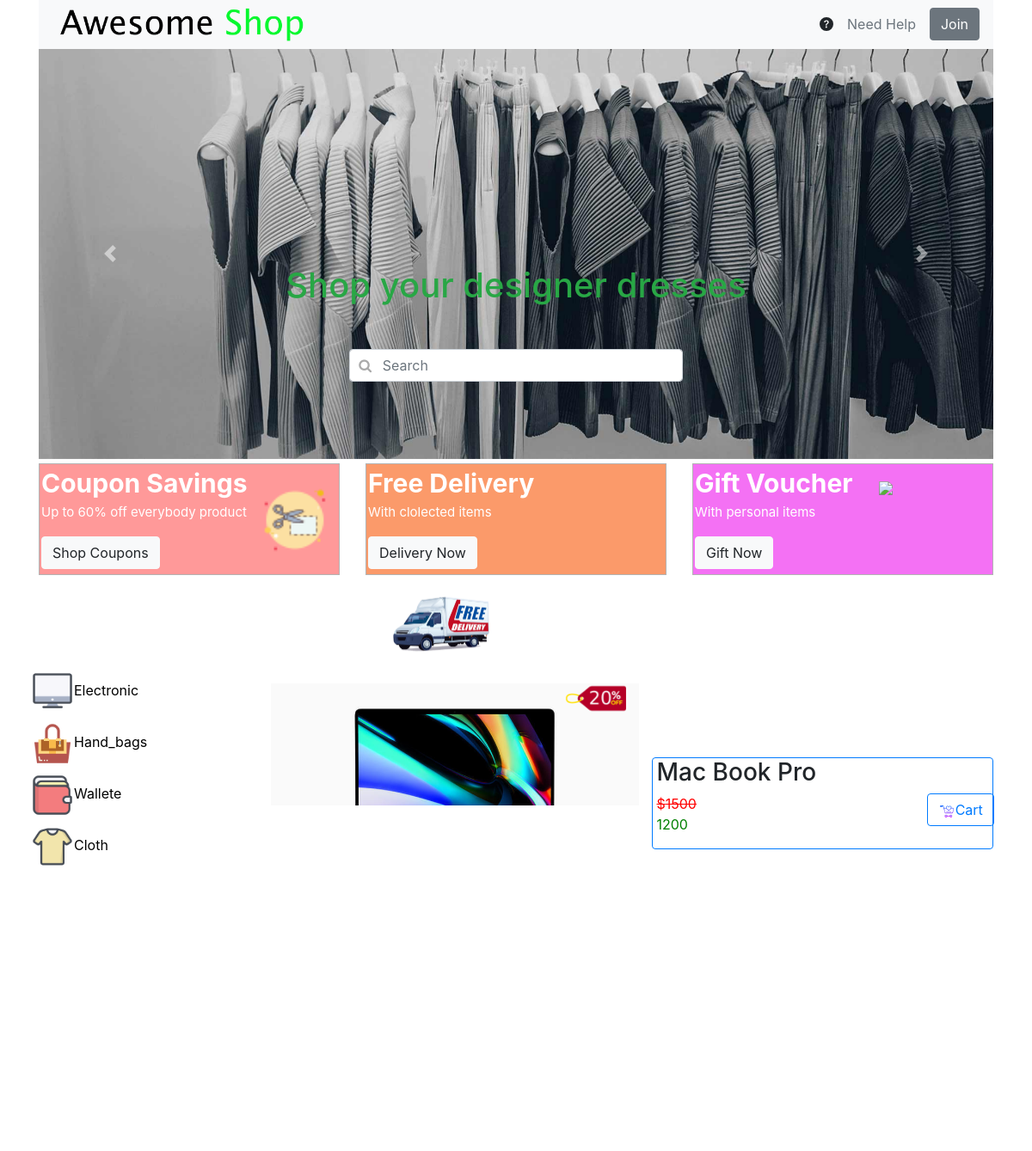
The app's page /product.php?id=3 with its own data.
### tables this page shows
CREATE TABLE IF NOT EXISTS `features` (
  `id` int(11) NOT NULL AUTO_INCREMENT,
  `title` varchar(255) NOT NULL,
  `description` text NOT NULL,
  `image` varchar(255) NOT NULL,
  PRIMARY KEY (`id`)
);

CREATE TABLE IF NOT EXISTS `categories` (
  `id` int(10) UNSIGNED NOT NULL AUTO_INCREMENT,
  `name` varchar(255) NOT NULL,
  `icon` varchar(255) DEFAULT NULL,
  `parent_id` int(10) UNSIGNED NOT NULL,
  PRIMARY KEY (`id`)
);

CREATE TABLE IF NOT EXISTS `assets` (
  `id` int(11) NOT NULL AUTO_INCREMENT,
  `product_id` int(11) NOT NULL,
  `sort` tinyint(4) DEFAULT NULL,
  `is_feature` tinyint(1) NOT NULL DEFAULT 0,
  `resource_path` varchar(255) NOT NULL,
  PRIMARY KEY (`id`)
);

CREATE TABLE IF NOT EXISTS `products` (
  `id` int(11) NOT NULL AUTO_INCREMENT,
  `name` varchar(255) NOT NULL,
  `price` decimal(10,0) NOT NULL,
  `amount` int(11) NOT NULL DEFAULT 0,
  `discount` tinyint(4) NOT NULL DEFAULT 0,
  `description` text DEFAULT NULL,
  `category_id` int(11) NOT NULL,
  PRIMARY KEY (`id`)
);

### Connection/config.php (called while the page is built, shortened)
<?php
  function run_query($sql)
  {
      $con = mysqli_connect('localhost', 'root', '', 'awesome_shop');
      $result = mysqli_query($con, $sql);
      return $result;
  }
?>

### includes/category.php (the view, shortened to what this page needs)
<div class="categories">
    <?php
        $categories = run_query("select * FROM categories ;");
        foreach($categories as $cate):
            echo '
            <div class="row">
                    <form action="index.php" method="post">
                        <input type="hidden" name="category" value="'.$cate["id"].'" >
                            <button type="submit" class="StyleCategories">
                                <img style="width: 50px;" src="'.$cate["icon"].'">'.$cate["name"].'
                            </button>
                    </form>
            </div>';
        endforeach;
    ?>
</div>

### includes/feature.php (shortened to what this page needs)
    <div id='carouselExampleControls' class='carousel slide' data-ride='carousel'>
        <div class='carousel-inner'>
            <?php
            $count = 0;
            foreach($features as $feature):
                if($count == 0){
                            echo '
            <div class="carousel-item active">
                <img class="d-block w-100" src="'.$feature["image"].'">
            </div>
                '; } else{ echo '
            <div class="carousel-item">
                <img class="d-block w-100" src="'.$feature["image"].'">
            </div>
                '; } $count++; endforeach; ?>
            <div class='carousel-caption d-none d-md-block'>
                <h1 class='text-success'>
                    <?php echo $f['1'];?>
                </h1>
                <div class="main">
                    <div class="form-group has-search">
                        <form action="index.php" method="GET">
                            <input class="form-control" name="search" value="<?php echo $keyword;?>" type='text' placeholder='Search' aria-label='Search'>
                        </form>
                    </div>
                </div>
            </div>
    </div>
        <a class='carousel-control-prev' href='#carouselExampleControls' role='button' data-slide='prev'>
            <span class='carousel-control-prev-icon' aria-hidden='true'></span>
        </a>
        <a class='carousel-control-next' href='#carouselExampleControls' role='button' data-slide='next'>
            <span class='carousel-control-next-icon' aria-hidden='true'></span>
        </a>
</div>

### includes/product_detail.php (shortened to what this page needs)
<?php
    $cart = "signin.php";
?>
<?php
        $products = "select p.*, a.resource_path from products p join assets a on p.id = a.product_id where p.id= ".$_GET["id"];
                    $result = run_query($products);
                   $i = mysqli_fetch_array($result, MYSQLI_ASSOC);
        ?>
    <div class='row'>
        <?php
                $discount = ((100-$i["discount"])*$i["price"])/100;
            echo '
                <div class="col-md-6">
                    <div class="row">
                        <div style="width: 100%;">
                            <div id="carouselExampleSlidesOnly" class="carousel slide" data-ride="carousel">
                                <div class="carousel-inner">
                                  <div class="carousel-item active">
                                    <img class="d-block w-100" src="'.$i["resource_path"].'" alt="First slide">
                                  </div>
                                    <img class="d-block w-100" src="'.$i["resource_path"].'" alt="Second slide">
                                    <img class="d-block w-100" src="'.$i["resource_path"].'" alt="Third slide">
                                </div>
                            </div>
                        </div>
                        <div class="discount" style="top: 0px; right: 15px;">
                            <img width="70px" src="assets/img/icons/disscount.png">
                        </div>
                    </div>
                    <div class="row" style="padding-top: 10px;">
                        <div class="col-md-4">
                            <img width="100%" src="'.$i["resource_path"].'" alt="First slide">
                        </div>
                        <div class="col-md-4">
                            <img width="100%" src="'.$i["resource_path"].'" alt="First slide">
                        </div>
                        <div class="col-md-4">
                            <img width="100%" src="'.$i["resource_path"].'" alt="First slide">
                        </div>
                    </div>
                </div>
                <div class="col-md-6"  style="padding-top: 10%;">
                    <div class="border border-primary rounded">
                        <div class="row" style="vertical-align: auto;">
                            <div style="float: left; ">
                                <h3 style="padding-left: 20px;">'.$i["name"].'</h3>
                                </div>
                        </div>
                        <div class="row" style="bottom: 0px;">
                            <div class="col-md-9" style="float: left;padding-left: 20px;">
                                <del style="color: red;">$'.$i["price"].'</del>
                                <p style="color: green;">'.$discount.'</p>
                            </div>
                            <div class="col-md-3" style="left: 0%;">
                                <a href="'.$cart.' ">
                                    <button type="button" class="btn btn-outline-primary">
                                        <img src="assets/img/icons/cart.png" width="20px">Cart
                                </button>
                                </a>
                            </div>
                        </div>
                    </div>
                </div>';
            ?>
    </div>

### assets/css/custom.css (style rules this page uses)
.main { width: 50%; margin: 50px auto; }
.has-search .form-control { padding-left: 2.375rem; }
.categories { background-color: white; border: 0px white; color: #000; width: 15%; height: 60px; text-align: left; float: left; }
.StyleCategories { background-color: white; border: 0px white; color: #000; height: 60px; width: 200px; text-align: left; float: left; }
.discount { position: absolute; top: 0px; right: 15px; }

### records on screen
features: image (picture), title "Shop your designer dresses"
categories: icon (picture), name "Electronic"
categories: icon (picture), name "Hand_bags"
categories: icon (picture), name "Wallete"
categories: icon (picture), name "Cloth"
assets: resource_path (picture), product.name "Mac Book Pro", product.price "1500", product.price "1200"
